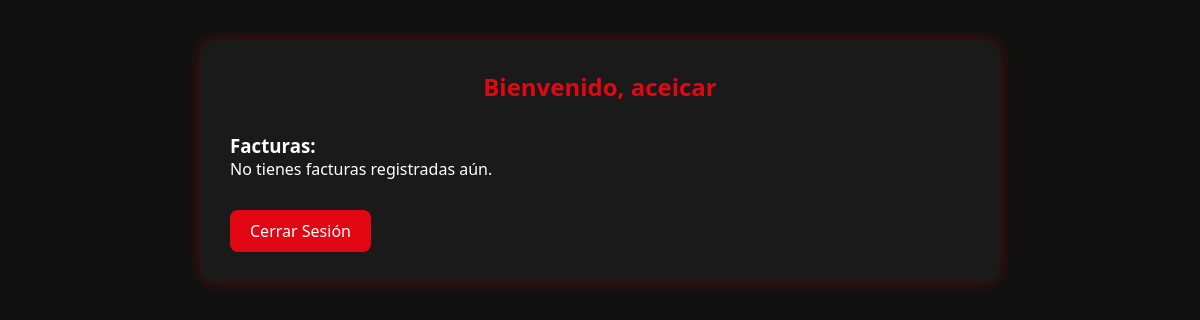
/facturacion/cliente.php (signed in), run on an earlier commit of the app's database.
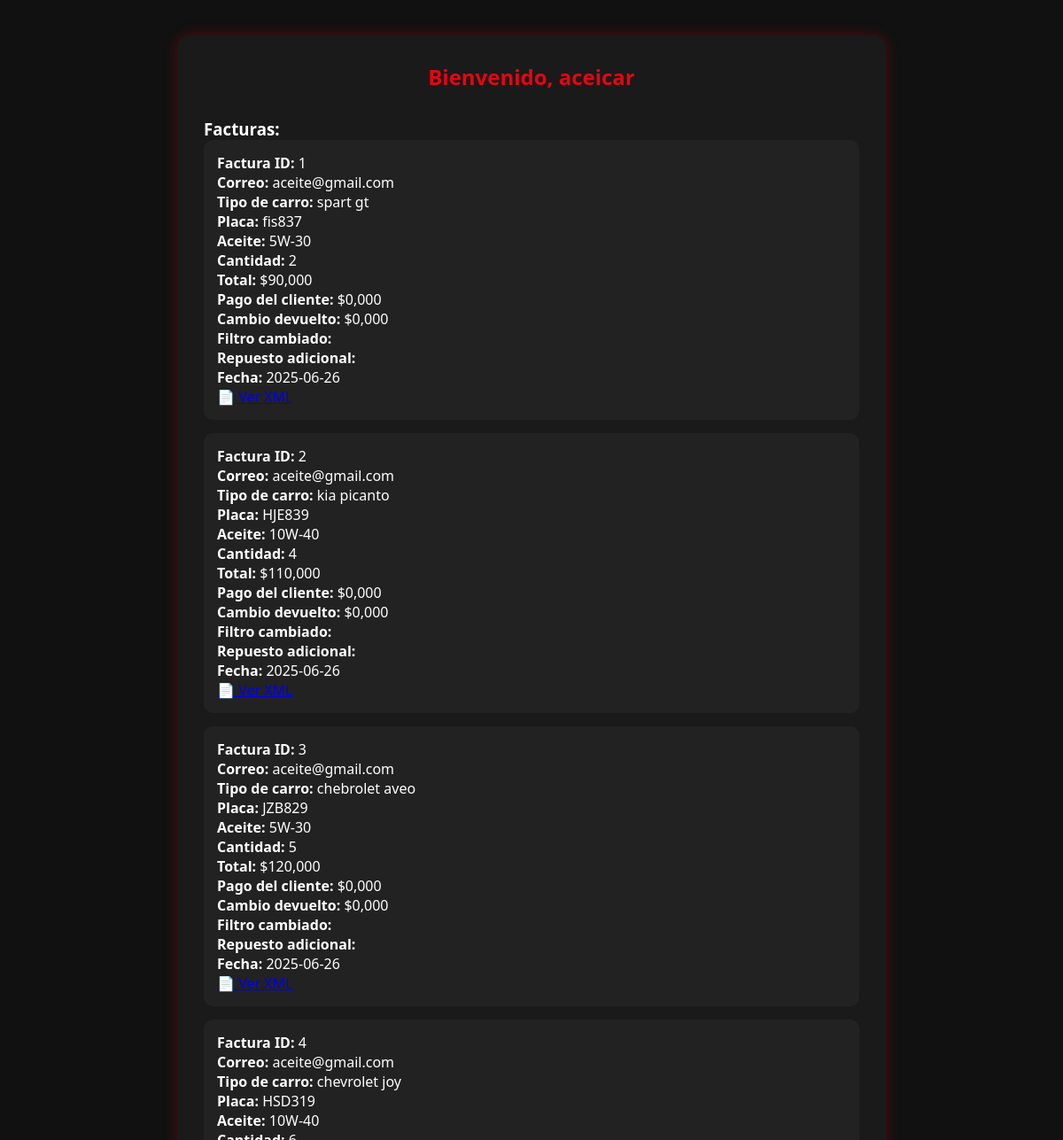
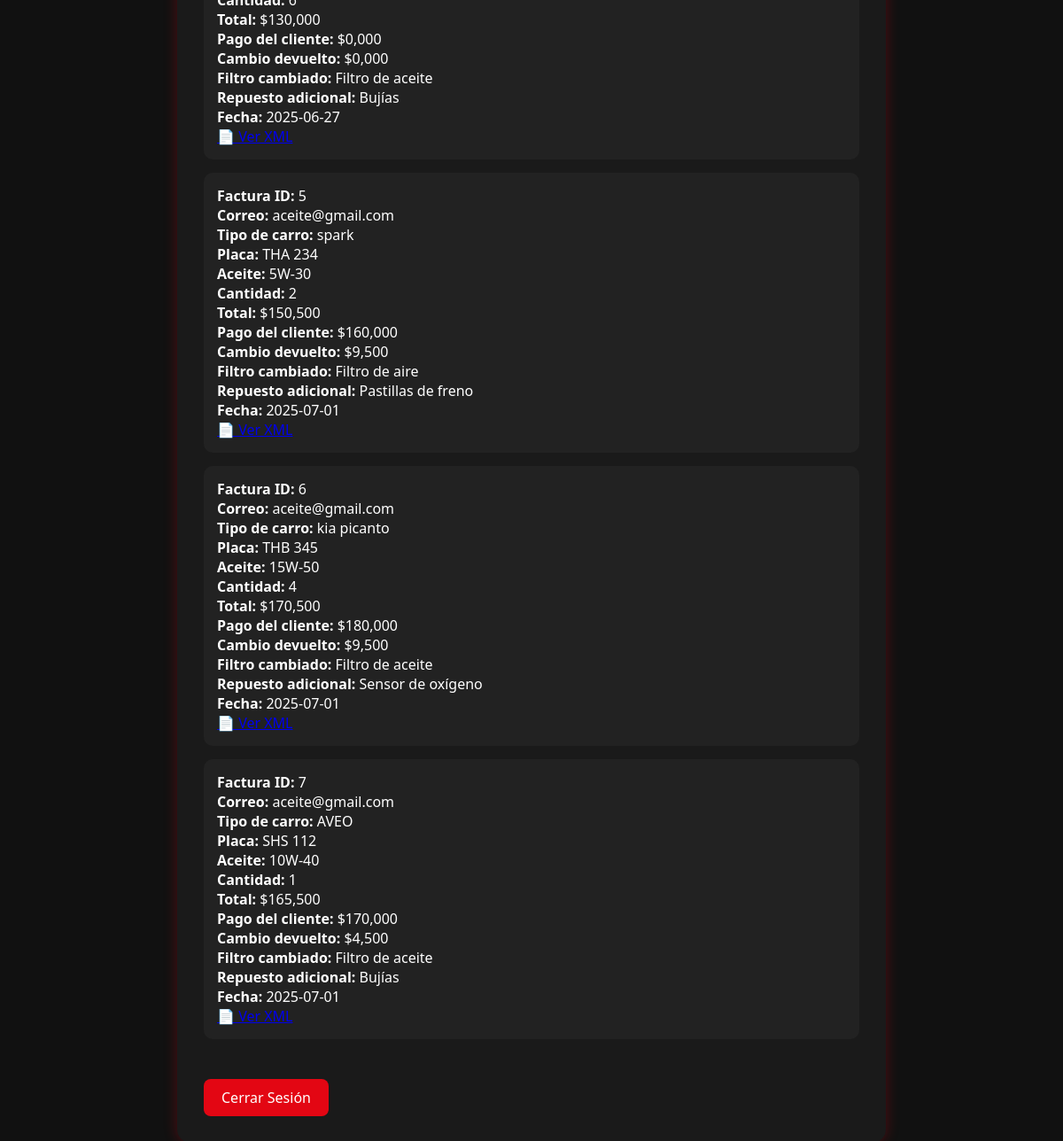
And on a later commit of the database (2 pictures, top to bottom).
### tables this page shows
CREATE TABLE `facturas` (
  `id` int(12) NOT NULL,
  `correo` varchar(100) DEFAULT NULL,
  `tipo_carro` varchar(50) NOT NULL,
  `placa` varchar(10) NOT NULL,
  `aceite` varchar(20) NOT NULL,
  `cantidad` int(11) NOT NULL,
  `fecha` date DEFAULT NULL,
  `total` decimal(10,2) DEFAULT NULL,
  `filtro` varchar(100) NOT NULL,
  `repuesto` varchar(100) NOT NULL,
  `pago_cliente` decimal(10,2) DEFAULT NULL,
  `cambio` decimal(10,2) DEFAULT NULL,
  `metodo_pago` varchar(50) NOT NULL
);

### facturacion/cliente.php (the view, shortened to what this page needs)
<?php
$usuario = $_SESSION['usuario'];
$correo = $_SESSION['correo'] ?? '';
?>
<!DOCTYPE html>
<html lang="es">
<head>
  <link rel="stylesheet" href="estilos.css">
</head>
<body>
  <div class="panel">
    <h2>Bienvenido, <?php echo htmlspecialchars($usuario); ?></h2>
    <div class="facturas">
      <h3>Facturas:</h3>
      <?php
      include "php/conexion.php";
      $sql = "SELECT * FROM facturas WHERE correo = ?";
      $stmt = $conexion->prepare($sql);
      $stmt->bind_param("s", $correo);
      $stmt->execute();
      $result = $stmt->get_result();
      if ($result->num_rows > 0) {
        while ($factura = $result->fetch_assoc()) {
          echo "<div class='factura-item'>";
          echo "<strong>Factura ID:</strong> {$factura['id']}<br>";
          echo "<strong>Correo:</strong> {$factura['correo']}<br>";
          echo "<strong>Tipo de carro:</strong> {$factura['tipo_carro']}<br>";
          echo "<strong>Placa:</strong> {$factura['placa']}<br>";
          echo "<strong>Aceite:</strong> {$factura['aceite']}<br>";
          echo "<strong>Cantidad:</strong> {$factura['cantidad']}<br>";
          echo "<strong>Total:</strong> $" . number_format($factura['total'], 3, ',', '.') . "<br>";
          echo "<strong>Pago del cliente:</strong> $" . number_format($factura['pago_cliente'], 3, ',', '.') . "<br>";
          echo "<strong>Cambio devuelto:</strong> $" . number_format($factura['cambio'], 3, ',', '.') . "<br>";
          echo "<strong>Filtro cambiado:</strong> {$factura['filtro']}<br>";
          echo "<strong>Repuesto adicional:</strong> {$factura['repuesto']}<br>";
          echo "<strong>Fecha:</strong> {$factura['fecha']}<br>";
          echo "<a href='php/generar_xml.php?id={$factura['id']}' target='_blank'>📄 Ver XML</a>";
          echo "</div>";
        }
      } else {
        echo "<p>No tienes facturas registradas aún.</p>";
      }
      ?>
    </div>
    <a class="btn-cerrar" href="index.php">Cerrar Sesión</a>
  </div>
</body>
</html>

### facturacion/estilos.css (style rules this page uses)
* { margin: 0; padding: 0; box-sizing: border-box; }
body { font-family: 'Segoe UI', sans-serif; background-color: #111; color: #fff; }

### facturacion/cliente.php (style rules this page uses)
body { background-color: #111; color: white; font-family: 'Segoe UI', sans-serif; padding: 40px; }
.panel { max-width: 800px; margin: auto; background: #1a1a1a; padding: 30px; border-radius: 15px; box-shadow: 0 0 15px rgba(227, 6, 19, 0.3); }
h2 { color: #e30613; text-align: center; }
.facturas { margin-top: 30px; }
.factura-item { background: #222; padding: 15px; margin-bottom: 15px; border-radius: 10px; }
.btn-cerrar { display: inline-block; margin-top: 30px; background: #e30613; color: white; padding: 10px 20px; border-radius: 8px; text-decoration: none; }

What changed in the data, as far as the page shows it:
added facturas: id "1", correo "aceite@gmail.com", tipo_carro "spart gt", placa "fis837", aceite "5W-30", cantidad "2", total "90,000", pago_cliente "0,000", cambio "0,000", fecha "2025-06-26"
added facturas: id "2", correo "aceite@gmail.com", tipo_carro "kia picanto", placa "HJE839", aceite "10W-40", cantidad "4", total "110,000", pago_cliente "0,000", cambio "0,000", fecha "2025-06-26"
added facturas: id "3", correo "aceite@gmail.com", tipo_carro "chebrolet aveo", placa "JZB829", aceite "5W-30", cantidad "5", total "120,000", pago_cliente "0,000", cambio "0,000", fecha "2025-06-26"
added facturas: id "4", correo "aceite@gmail.com", tipo_carro "chevrolet joy", placa "HSD319", aceite "10W-40", cantidad "6", total "130,000", pago_cliente "0,000", cambio "0,000", filtro "Filtro de aceite", repuesto "Bujías", fecha "2025-06-27"
added facturas: id "5", correo "aceite@gmail.com", tipo_carro "spark", placa "THA 234", aceite "5W-30", cantidad "2", total "150,500", pago_cliente "160,000", cambio "9,500", filtro "Filtro de aire", repuesto "Pastillas de freno", fecha "2025-07-01"
added facturas: id "6", correo "aceite@gmail.com", tipo_carro "kia picanto", placa "THB 345", aceite "15W-50", cantidad "4", total "170,500", pago_cliente "180,000", cambio "9,500", filtro "Filtro de aceite", repuesto "Sensor de oxígeno", fecha "2025-07-01"
added facturas: id "7", correo "aceite@gmail.com", tipo_carro "AVEO", placa "SHS 112", aceite "10W-40", cantidad "1", total "165,500", pago_cliente "170,000", cambio "4,500", filtro "Filtro de aceite", repuesto "Bujías", fecha "2025-07-01"
Also different on the page:
text no longer shown: "No tienes facturas registradas aún."
